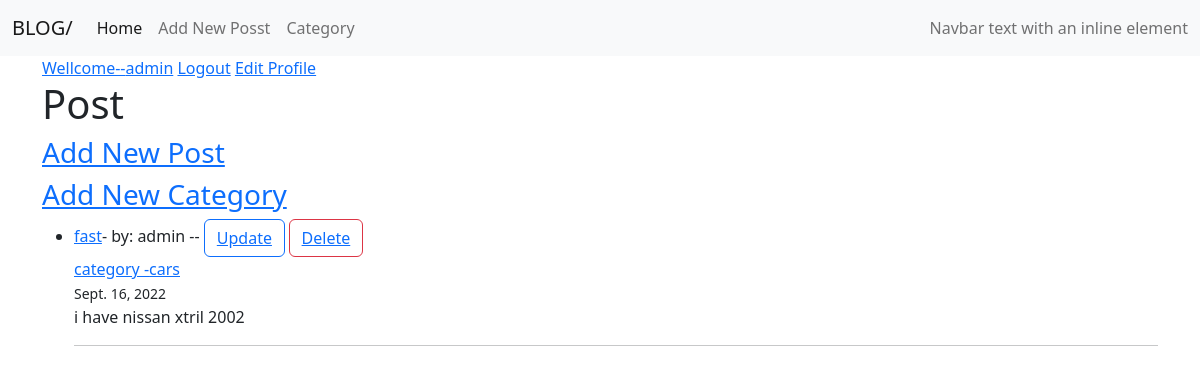
The app's page / (signed in) with its own data.
### theblog/models.py (models this page shows, shortened)
class Post (models.Model):
    title = models.CharField(max_length=255)
    header_image = models.ImageField(null=True,blank=True, upload_to="images/")
    title_tag = models.CharField(max_length=255, default='The Top')
    author = models.ForeignKey(User, on_delete=models.CASCADE)
    body = RichTextField(blank=True,null=True)
    post_date = models.DateField(auto_now_add=True)
    category = models.ForeignKey(Category, max_length=25,on_delete=models.CASCADE)
    likes = models.ManyToManyField(User, related_name='blog_posts')

class Category(models.Model):
    name = models.CharField(max_length=255)
    def __str__(self):
        return self.name

### theblog/views.py (the view)
# urls.py: path('',views.HomeView.as_view(),name='home'),
class HomeView(ListView):
    model = Post
    template_name = 'theblog/home.html'
    ordering = ['-post_date']

### theblog/templates/theblog/home.html (shortened to what this page needs)
<!DOCTYPE html>
{% load static %}
<html lang="en">
<head>
    <link rel="stylesheet" href="{% static 'css/bootstrap.css' %}">
</head>
<body>
    <nav class="navbar navbar-expand-lg bg-light">
        <div class="container-fluid">
          <a class="navbar-brand" href="{% url 'home' %}">BLOG/ {{post.author}}</a>
          <div class="collapse navbar-collapse" id="navbarText">
            <ul class="navbar-nav me-auto mb-2 mb-lg-0">
              <li class="nav-item">
                <a class="nav-link active" aria-current="page" href="{% url 'home' %}">Home</a>
              </li>
              <li class="nav-item">
                <a class="nav-link" href="{% url 'add_post' %}">Add New Posst</a>
              </li>
              <li class="nav-item">
                <a class="nav-link" href="#">Category</a>
              </li>
            </ul>
            <span class="navbar-text">
              Navbar text with an inline element
            </span>
          </div>
        </div>
      </nav>
    <section>
        <div class="container">
          <div>
            {% if user.is_authenticated %}
            <a href="#">Wellcome--{{user.username}}</a>
            <a href="{% url 'logout' %}">Logout</a>
            <a href="{% url 'edit_profile' %}">Edit Profile</a>
            {% else %}
            <a href="{% url 'login' %}">Login</a>
            {% endif %}
     </section>
    {% block content %}
    <div class="container">
      <h1>Post</h1>
      {% if user.is_authenticated %}
      <h3><a href="{% url 'add_post' %}">Add New Post</a></h3>
      <h3><a href="{% url 'add_category' %}">Add New Category</a></h3>
      {%endif%}
      <ul>
          {% for post in object_list%}
           <li>
              <a href="{% url 'deteil' post.pk %}">{{post.title}}</a>- by: {{post.author}} --
              <small>
                  {% if user.is_authenticated %}
                    {% if user.id == post.author.id %}
                        <button type="button" class="btn btn-outline-primary"><a href="{% url 'update_post' post.pk %}">Update</a></button>
                        <button type="button" class="btn btn-outline-danger"><a href="{% url 'delete_post' post.pk %}">Delete</a></button>
                    {% endif %}
                  {%endif%}
                </small><br>
                <a href="{% url 'detail_category' post.id %}">category -{{post.category}}</a><br>
              <small> {{post.post_date}}</small>
              <br>
              {{post.body|safe}}
              </li><hr><br>
          {% endfor %}
       </ul>
  </div>
        {% endblock content %}
</body>
</html>

### records on screen
Post: title "fast", author "admin", shows "Update", category "cars", post_date "Sept. 16, 2022", body "i have nissan xtril 2002"

### other values on screen
{{ user.username }} "admin"
